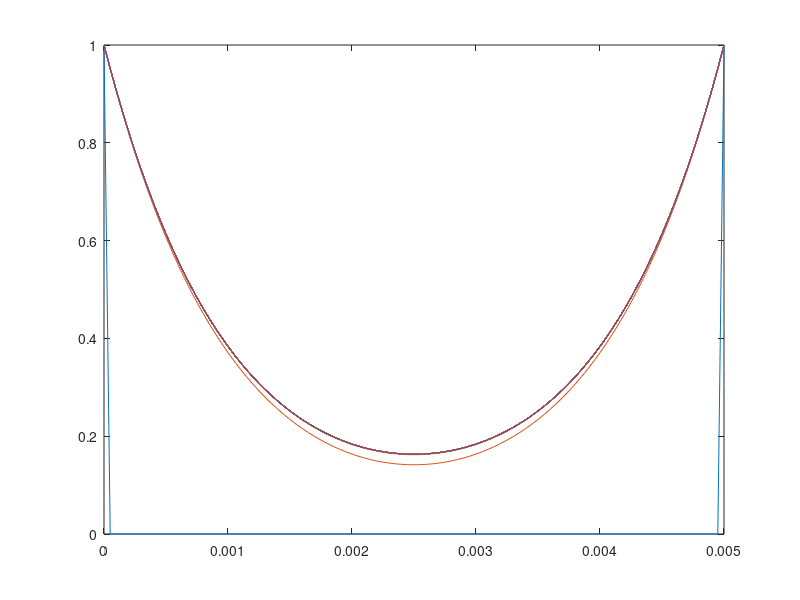

Write the MATLAB code that produced this figure.
tic
Nx = 100;           % Nc grid points
Nt = 1600;          % Nt time steps
D = 1e-8;           % m/s
kR = 0.01;           % s-1
c_L = 1.0;          % mol/m3
c_R = 1.0;          % mol/m3
t_end = 5000.0;     % s
x_end = 5e-3;       % m

% Time step and grid size
dt = t_end/Nt; 
dx = x_end/Nx;

% Fourier number
Fo=D*dt/dx/dx

% Grid node and time step positions
x = linspace(0,x_end,Nx+1);

% Bands in matrix (internal cells)
A = sparse(Nx+1,Nx+1);
for i=2:Nx
    A(i,i-1) = -Fo;
    A(i,i ) = (1+2*Fo+kR*dt);
    A(i,i+1) = -Fo;
end

% Set boundary cells, independent on neighbors:
A(1 ,1 ) = 1;       % Left
A(Nx+1,Nx+1) = 1;   % Right

% Initial matrices for solutions (Nx times Nt)
c = zeros(Nt+1,Nx+1);  % All concentrations are zero
c(:,1)    = c_L;       % Concentration at left side (all time steps)
c(:,Nx+1) = c_R;       % Concentration at left side (all time steps)

for n = 1:Nt-1 % time loop 
    b = c(n,:)';   % Set right hand side
    solX = A\b;                 % Solve linear system
    c(n+1,:) = solX;            % Store solution each time step
end
toc

plotconc = c(fix(linspace(1,Nt,25)),:);
plot(x,plotconc)
p = [x; plotconc]';
save diff_implicit.dat p -ascii
